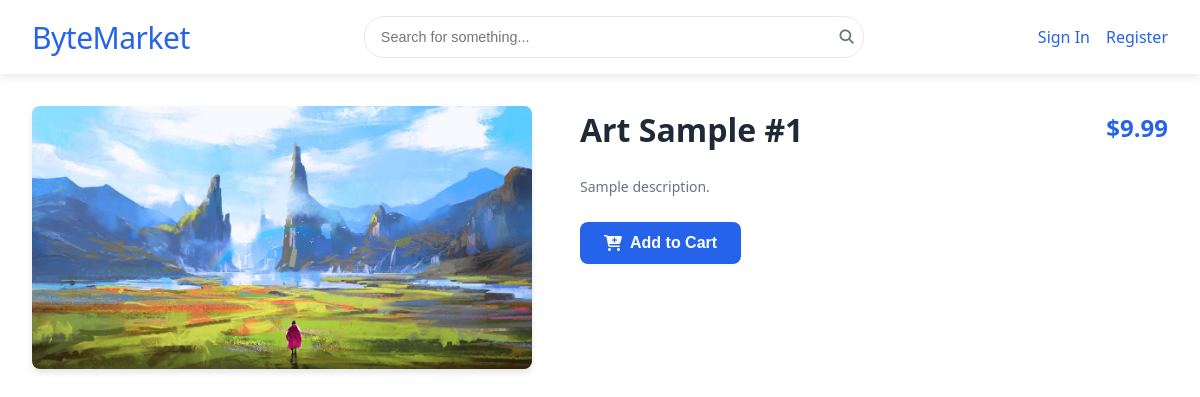
Before: /product/4 with the older database file.
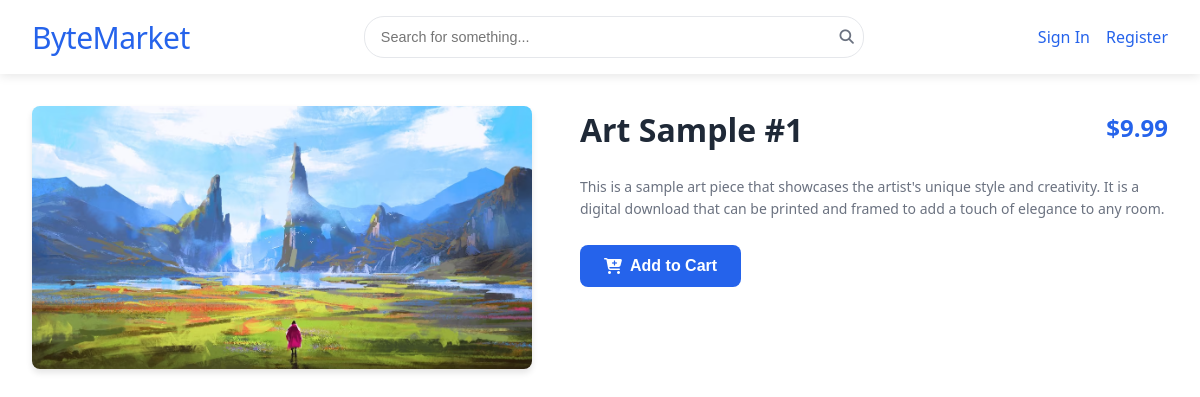
After: the same page with the newer database file.
### models.py (models this page shows, shortened)
class Product(db.Model):
    id = db.Column(db.Integer, primary_key=True)
    product_name = db.Column(db.String(200), nullable=False)
    description = db.Column(db.Text, nullable=False)
    price = db.Column(db.Float, nullable=False)
    image_path = db.Column(db.String(255))
    category = db.Column(db.String(255), nullable=False)
    user_id = db.Column(db.Integer, db.ForeignKey('user.id'), nullable=False) # Link to the user who uploaded
    user = db.relationship('User', backref=db.backref('products', lazy=True)) # Establish relationship

### app.py (the view)
@app.route("/product/<int:product_id>")
def product(product_id):
    product = Product.query.get_or_404(product_id)
    return render_template("product.html", product=product)

### templates/product.html (shortened to what this page needs)
<!DOCTYPE html>
<html lang="en">
  <head>
    <link
      rel="stylesheet"
      href="{{ url_for('static', filename='/styles.css') }}"
    />
  </head>
  <body>
    <header>
      <div class="navbar-container">
        <div class="logo">
          <a href="/"><h1>ByteMarket</h1></a>
        </div>
        <div class="search-container">
          <input type="search" placeholder="Search for something..." />
          <button class="search-button">
            <i class="fa-solid fa-search"></i>
          </button>
        </div>
        <div class="nav-buttons">
          {% if current_user.is_authenticated %}
          <div class="nav-menu">
            <ul>
              <li>
                <a href="{{ url_for('account') }}" title="Account">
                  <i class="fa-solid fa-circle-user"></i>
                  <span class="nav-text">Account</span>
                </a>
              </li>
              <li>
                <a href="{{ url_for('cart') }}" title="Cart">
                  <i class="fa-solid fa-cart-shopping"></i>
                  <span class="nav-text">Cart</span>
                </a>
              </li>
              <li>
                <a href="{{ url_for('logout') }}" title="Logout">
                  <i class="fa-solid fa-right-from-bracket"></i>
                  <span class="nav-text">Logout</span>
                </a>
              </li>
            </ul>
          </div>
          {% else %}
          <div class="nav-buttons">
            <a href="{{ url_for('login') }}">Sign In</a>
            <a href="{{ url_for('register') }}">Register</a>
          </div>
          {% endif %}
        </div>
      </div>
    </header>
    <main>
      <div class="product-container">
        <div class="product-gallery">
          <div class="product-main-image">
            <img src="{{ url_for('static', filename=product.image_path) }}" alt="Product Image" />
          </div>
        </div>
        <div class="product-details">
          <div class="product-header">
            <h1 class="product-title">{{ product.product_name }}</h1>
            <div class="product-price">${{ "%.2f"|format(product.price) }}</div>
          </div>
          <div class="product-description">
            <p>{{ product.description }}</p>
          </div>
          <button class="add-to-cart-button" id="add-to-cart" data-product-id="{{ product.id }}">
            <i class="fa-solid fa-cart-plus"></i> Add to Cart
          </button>
        </div>
      </div>
    </main>
  </body>
</html>

### static/styles.css (style rules this page uses)
* { margin: 0; padding: 0; box-sizing: border-box; }
body { font-family: "Segoe UI", Tahoma, Geneva, Verdana, sans-serif; }
a { text-decoration: none; color: #2563eb; }
header { background-color: #ffffff; box-shadow: 0 2px 10px rgba(0, 0, 0, 0.1); position: sticky; top: 0; z-index: 1000; }
.navbar-container { display: flex; flex-direction: row; justify-content: space-between; align-items: center; padding: 16px 32px; max-width: 1200px; margin: 0 auto; }
.logo h1 { font-size: 30px; font-weight: 500; color: #2563eb; letter-spacing: -0.5px; }
.search-container { display: flex; flex: 1; max-width: 500px; margin: 0 2rem; position: relative; }
.search-container input { width: 100%; padding: 0.75rem 1rem; border: 1px solid #e5e7eb; border-radius: 20px; font-size: 0.9rem; transition: all 0.5s ease; }
.search-button { position: absolute; right: 10px; top: 50%; transform: translateY(-50%); background: none; border: none; color: #6b7280; cursor: pointer; font-size: 0.9rem; }
.nav-buttons { display: flex; gap: 1rem; }
header { animation: fadeIn 0.3s ease-out; }
.product-price { color: black; text-align: center; margin-top: 5px; margin-bottom: 5px; }
.product-container { max-width: 1200px; margin: 2rem auto; padding: 0 2rem; display: flex; gap: 3rem; }
.product-gallery { flex: 1; max-width: 500px; }
.product-main-image { margin-bottom: 1rem; border-radius: 8px; overflow: hidden; box-shadow: 0 4px 6px rgba(0, 0, 0, 0.1); }
.product-main-image img { width: 100%; height: auto; display: block; }
.product-details { flex: 1; }
.product-header { display: flex; justify-content: space-between; align-items: center; margin-bottom: 1.5rem; }
.product-title { font-size: 2rem; color: #1f2937; margin: 0; }
.product-header .product-price { font-size: 1.5rem; font-weight: bold; color: #2563eb; text-align: right; }
.product-description { color: #4b5563; margin-bottom: 1.5rem; line-height: 1.6; }
.product-description p { margin-bottom: 1rem; }
.add-to-cart-button { background-color: #2563eb; color: white; border: none; border-radius: 8px; padding: 0.75rem 1.5rem; font-size: 1rem; font-weight: 600; cursor: pointer; display: flex; align-items: center; gap: 0.5rem; transition: background-color 0.3s ease; }
.product-price { font-weight: bold; color: #2563eb; margin-bottom: 8px; }
.product-description { color: #6b7280; font-size: 14px; }

Changed rows visible on the page:
changed Product "Art Sample #1": description "Sample description." → "This is a sample art piece that showcases the artist's unique style and creativity. It is a digital download that can be printed and framed to add a touch of elegance to any room."
